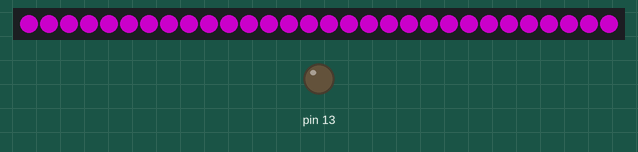
A program run on a simulated Arduino Nano, built with avr-gcc and run on an emulated ATmega328P. Parts: 30 RGB LEDs in strip order, left to right, output pins drawn as LEDs (lit = HIGH). Dim RGB values are drawn brighter than linear; random numbers use the default seed unless the program sets one; what the program prints to the serial monitor is not drawn.

Above: at 0.39 s.
At 19.96 s:
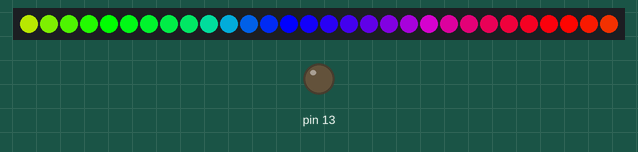
At 30.15 s:
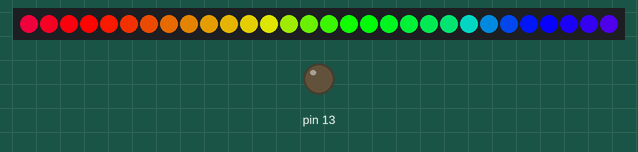
At 39.77 s:
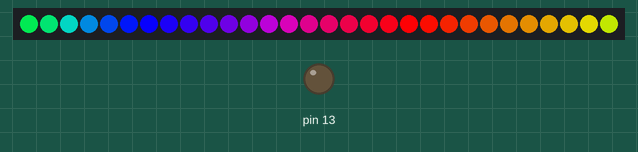
Timing chart, 0 to 40.0 s (numbered marks = the images above):
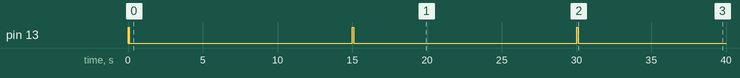

The program:

main.cpp
```cpp
#include <Arduino.h>

#include "led.h"


// FastLED "100-lines-of-code" demo reel, showing just a few
// of the kinds of animation patterns you can quickly and easily
// compose using FastLED.
//
// This example also shows one easy way to define multiple
// animations patterns and have them automatically rotate.
//
// -Mark Kriegsman, December 2014

/*
 * uso el ejemplo FastLED "100-lines-of-code" demo reel, ya que trae
 * una serie de efectos ya hechos y una buena manera de cambiar entre
 * ellos con un vector de punteros a funcion.
 */

#define EFFECT_DURATION 15

//---------------------------------------------------------------------------------------------------------
//---------------------------------------------------------------------------------------------------------
//---------------------------------------------------------------------------------------------------------

void setup() {

  Serial.begin(9600);
  Serial.println("Boot...\n");

  pinMode(13,OUTPUT);

  for(uint8_t i = 0 ; i< 5 ; i++){
    digitalWrite(13,HIGH);
    delay(10);
    digitalWrite(13,LOW);
    delay(10);
  }

  Serial.println("starting on effect 0");
  leds_init();

}

// List of patterns to cycle through.  Each is defined as a separate function below.

SimplePatternList gPatterns = { magentaWithGlitter, rainbow, rainbowWithGlitter, confetti, sinelon, juggle, bpm };
uint8_t gCurrentPatternNumber = 0; // Index number of which pattern is current

//---------------------------------------------------------------------------------------------------------
//---------------------------------------------------------------------------------------------------------
//---------------------------------------------------------------------------------------------------------
void loop()
{
  // Call the current pattern function once, updating the 'leds' array
  gPatterns[gCurrentPatternNumber]();

  // send the 'leds' array out to the actual LED strip
  FastLED.show();
  // insert a delay to keep the framerate modest
  FastLED.delay(1000/FRAMES_PER_SECOND);


  // do some periodic updates
  EVERY_N_MILLISECONDS( 500 ) { Serial.print("."); }
  EVERY_N_MILLISECONDS( 20 ) { updateghue(); } // slowly cycle the "base color" through the rainbow
  EVERY_N_SECONDS( EFFECT_DURATION ) {
    Serial.println(" next!");
    digitalWrite(13,HIGH);
    FastLED.delay(100);
    digitalWrite(13,LOW);

    nextPattern(&gCurrentPatternNumber, ARRAY_SIZE( gPatterns));
    Serial.print("actual effect:");
    Serial.println(gCurrentPatternNumber);


  } // change patterns periodically
}

//---------------------------------------------------------------------------------------------------------
//---------------------------------------------------------------------------------------------------------
//---------------------------------------------------------------------------------------------------------
```

Measured:
- by itself, pin 13: goes 4 × (LOW 0.01 s, HIGH 0.01 s), LOW 14.9 s, HIGH 0.10 s, LOW 14.9 s, HIGH 0.10 s, then LOW
